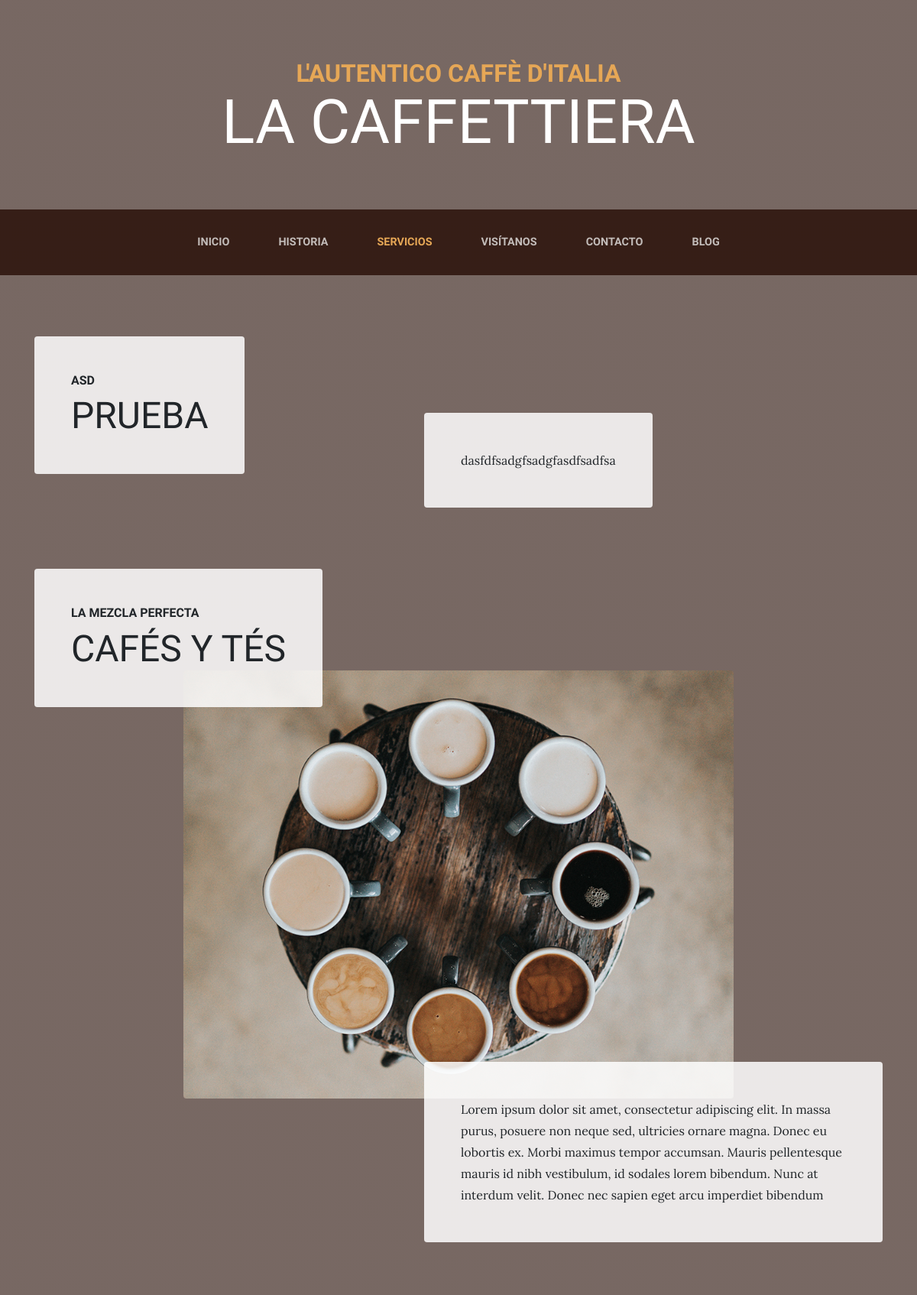
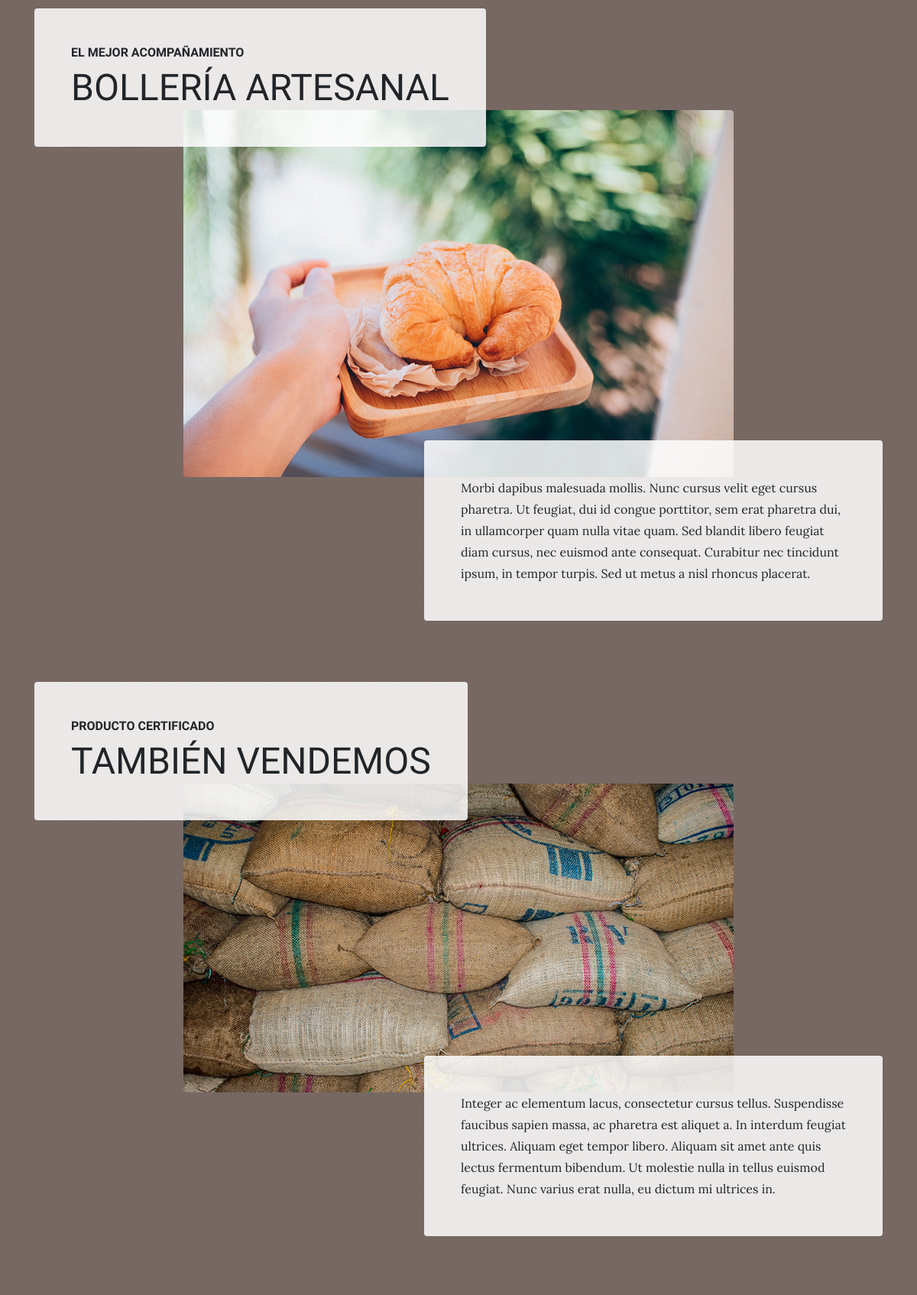
Page /services/ (upper part) on the committed database (2 pictures, top to bottom).
### service/models.py (models this page shows, shortened)
class Service(models.Model):
    tittle = models.CharField(max_length=200, verbose_name='Titulo')
    subtittle = models.CharField(max_length=200, verbose_name='Subtitulo')
    context =  RichTextField(verbose_name="Contenido")
    image = models.ImageField(verbose_name='imagen', upload_to='services')
    created = models.DateTimeField(auto_now_add=True,verbose_name='Fecha de creacion')
    update = models.DateTimeField(auto_now=True, verbose_name='Fecha de modificacion')
    class Meta:
        verbose_name = 'servicio'
        verbose_name_plural = 'servicios'
        ordering = ['created']

### service/views.py (the view)
# urls.py: path('services/', include('service.urls')),
def services(request):
    services = Service.objects.all()
    return render(request,"services/services.html", {'services': services})

### social/processors.py (called while the page is built)
def ctx_dict(request):
    ctx = {}
    links = Link.objects.all()
    for link in links:
        ctx[link.Key] = link.url
    return ctx

### service/templates/services/services.html (shortened to what this page needs)
{% extends 'core/base.html' %}
{% load static %}
{% block content %}
{% for service in services  %}
    <section class="page-section">
    <div class="container">
        <div class="product-item">
        <div class="product-item-title d-flex">
            <div class="bg-faded p-5 d-flex mr-auto rounded">
                <h2 class="section-heading mb-0">
                    <span class="section-heading-upper">
                        {{service.subtittle}}
                    </span>
                    <span class="section-heading-lower">
                        {{service.tittle}}
                    </span>
                </h2>
            </div>
        </div>
        <div class="product-item-description d-flex ml-auto">
            <div class="bg-faded p-5 rounded">
                <p class="mb-0">{{service.context}}</p>
            </div>
        </div>
        </div>
    </div>
    </section>
{% endfor %}
<section class="page-section">
  <div class="container">
    <div class="product-item">
      <div class="product-item-title d-flex">
        <div class="bg-faded p-5 d-flex mr-auto rounded">
          <h2 class="section-heading mb-0">
            <span class="section-heading-upper">La mezcla perfecta</span>
            <span class="section-heading-lower">Cafés y tés</span>
          </h2>
        </div>
      </div>
      <img class="product-item-img mx-auto d-flex rounded img-fluid mb-3 mb-lg-0" src="{% static 'core/img/products-01.jpg' %}" alt="">
      <div class="product-item-description d-flex ml-auto">
        <div class="bg-faded p-5 rounded">
          <p class="mb-0">Lorem ipsum dolor sit amet, consectetur adipiscing elit. In massa purus, posuere non neque sed, ultricies ornare magna. Donec eu lobortis ex. Morbi maximus tempor accumsan. Mauris pellentesque mauris id nibh vestibulum, id sodales lorem bibendum. Nunc at interdum velit. Donec nec sapien eget arcu imperdiet bibendum</p>
        </div>
      </div>
    </div>
  </div>
</section>
<section class="page-section">
  <div class="container">
    <div class="product-item">
      <div class="product-item-title d-flex">
        <div class="bg-faded p-5 d-flex mr-auto rounded">
          <h2 class="section-heading mb-0">
            <span class="section-heading-upper">El mejor acompañamiento</span>
            <span class="section-heading-lower">Bollería artesanal</span>
          </h2>
        </div>
      </div>
      <img class="product-item-img mx-auto d-flex rounded img-fluid mb-3 mb-lg-0" src="{% static 'core/img/products-02.jpg' %}" alt="">
      <div class="product-item-description d-flex ml-auto">
        <div class="bg-faded p-5 rounded">
          <p class="mb-0">Morbi dapibus malesuada mollis. Nunc cursus velit eget cursus pharetra. Ut feugiat, dui id congue porttitor, sem erat pharetra dui, in ullamcorper quam nulla vitae quam. Sed blandit libero feugiat diam cursus, nec euismod ante consequat. Curabitur nec tincidunt ipsum, in tempor turpis. Sed ut metus a nisl rhoncus placerat.</p>
        </div>
      </div>
    </div>
  </div>
</section>
<section class="page-section">
  <div class="container">
    <div class="product-item">
      <div class="product-item-title d-flex">
        <div class="bg-faded p-5 d-flex mr-auto rounded">
          <h2 class="section-heading mb-0">
            <span class="section-heading-upper">Producto certificado</span>
            <span class="section-heading-lower">También vendemos</span>
          </h2>
        </div>
      </div>
      <img class="product-item-img mx-auto d-flex rounded img-fluid mb-3 mb-lg-0" src="{% static 'core/img/products-03.jpg' %}" alt="">
      <div class="product-item-description d-flex ml-auto">
        <div class="bg-faded p-5 rounded">
          <p class="mb-0">Integer ac elementum lacus, consectetur cursus tellus. Suspendisse faucibus sapien massa, ac pharetra est aliquet a. In interdum feugiat ultrices. Aliquam eget tempor libero. Aliquam sit amet ante quis lectus fermentum bibendum. Ut molestie nulla in tellus euismod feugiat. Nunc varius erat nulla, eu dictum mi ultrices in.</p>
        </div>
      </div>
    </div>
  </div>
</section>
{% endblock %}

### core/static/core/css/business-casual.css (style rules this page uses)
body { font-family: 'Lora'; background: linear-gradient(rgba(47, 23, 15, 0.65), rgba(47, 23, 15, 0.65)), url("../img/bg.jpg"); background-attachment: fixed; background-position: center; background-size: cover; }
h1, h2, h3, h4, h5, h6 { font-family: 'Raleway'; }
p { line-height: 1.75; }
.page-section { margin-top: 5rem; margin-bottom: 5rem; }
.section-heading { text-transform: uppercase; }
.section-heading .section-heading-upper { display: block; font-size: 1rem; font-weight: 800; padding-bottom:.5rem; }
.section-heading .section-heading-lower { display: block; font-size: 3rem; font-weight: 100; }
.bg-faded { background-color: rgba(255, 255, 255, 0.85); }
@media (min-width: 992px) { .product-item .product-item-title { position: relative; z-index: 1; margin-bottom: -3rem; } }
@media (min-width: 992px) { .product-item .product-item-img { position: relative; z-index: 0; max-width: 60vw; } }
@media (min-width: 992px) { .product-item .product-item-description { position: relative; z-index: 1; margin-top: -3rem; max-width: 50vw; } }

### rows in the picture
Service: subtittle "ASD", tittle "PRUEBA", context "dasfdfsadgfsadgfasdfsadfsa"
